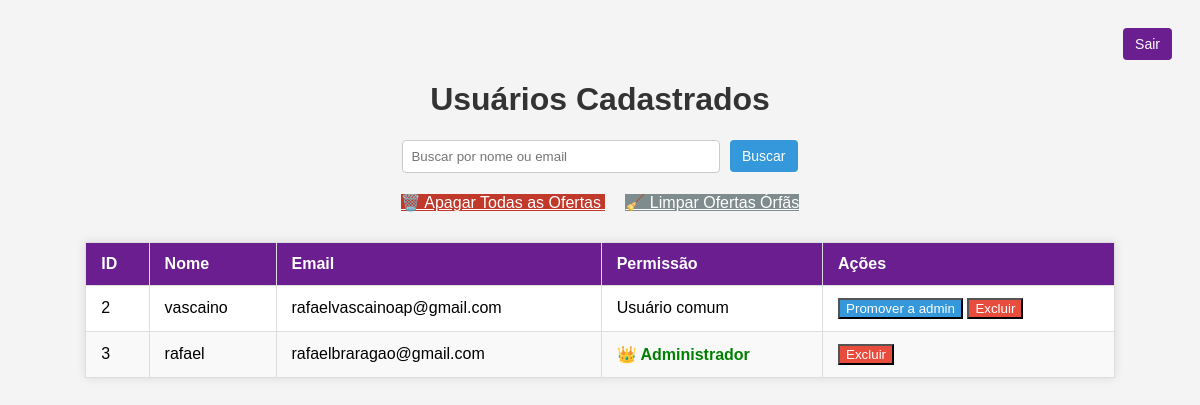
The app's page /admin/usuarios (signed in) with its own data.
### models.py (models this page shows, shortened)
class Usuario(db.Model):
    __tablename__ = 'usuarios'
    id = db.Column(db.Integer, primary_key=True)
    nome = db.Column(db.String(100), nullable=False)
    email = db.Column(db.String(100), unique=True, nullable=False)
    senha = db.Column(db.String(255), nullable=False)
    avatar = db.Column(db.String(200))
    is_admin = db.Column(db.Boolean, default=False)
    ofertas = db.relationship('Oferta', backref='usuario', lazy=True)
    pagamentos = db.relationship('Pagamento', backref='usuario', lazy=True)

### app.py (the view)
@app.route('/admin/usuarios')
@admin_required
def listar_usuarios():
    usuario_logado = Usuario.query.get(session['usuario_id'])
    if not usuario_logado or not usuario_logado.is_admin:
        abort(403)
    termo = request.args.get('busca', '').strip()
    if termo:
        usuarios = Usuario.query.filter(
            (Usuario.nome.ilike(f'%{termo}%')) | (Usuario.email.ilike(f'%{termo}%'))
        ).all()
    else:
        usuarios = Usuario.query.all()
    return render_template('admin_usuarios.html', usuarios=usuarios, termo=termo)

### templates/admin_usuarios.html (shortened to what this page needs)
<!DOCTYPE html>
<html lang="pt-br">
<head>
</head>
<body>
  <div class="top-bar">
    <a href="{{ url_for('logout') }}" class="btn-logout">Sair</a>
  </div>
  <h1>Usuários Cadastrados</h1>
  <div class="search-form">
    <form method="GET" action="{{ url_for('listar_usuarios') }}">
      <input type="text" name="busca" placeholder="Buscar por nome ou email" value="{{ termo or '' }}">
      <button type="submit" class="btn-promote">Buscar</button>
    </form>
  </div>
  <div class="admin-actions">
    <a href="{{ url_for('apagar_ofertas') }}" class="btn-wipe" onclick="return confirm('Tem certeza que deseja apagar TODAS as ofertas do sistema?');">
      🗑️ Apagar Todas as Ofertas
    </a>
    <a href="{{ url_for('limpar_ofertas_orfas') }}" class="btn-clean" onclick="return confirm('Deseja remover apenas as ofertas órfãs (sem usuário)?');">
      🧹 Limpar Ofertas Órfãs
    </a>
  </div>
  <table>
    <thead>
      <tr>
        <th>ID</th>
        <th>Nome</th>
        <th>Email</th>
        <th>Permissão</th>
        <th>Ações</th>
      </tr>
    </thead>
    <tbody>
      {% for usuario in usuarios %}
      <tr>
        <td>{{ usuario.id }}</td>
        <td>{{ usuario.nome }}</td>
        <td>{{ usuario.email }}</td>
        <td>
          {% if usuario.is_admin %}
            <span class="admin-label">👑 Administrador</span>
          {% else %}
            Usuário comum
          {% endif %}
        </td>
        <td>
          {% if not usuario.is_admin %}
          <form method="POST" action="{{ url_for('promover_usuario', id=usuario.id) }}">
            <button type="submit" class="btn-promote">Promover a admin</button>
          </form>
          {% endif %}
          <form method="POST" action="{{ url_for('excluir_usuario', id=usuario.id) }}" onsubmit="return confirm('Tem certeza que deseja excluir este usuário e TODAS as ofertas dele?');">
            <button type="submit" class="btn-delete">Excluir</button>
          </form>
        </td>
      </tr>
      {% endfor %}
    </tbody>
  </table>
</body>
</html>

### templates/admin_usuarios.html (style rules this page uses)
body { font-family: Arial, sans-serif; background-color: #f4f4f4; padding: 20px; }
h1 { text-align: center; color: #333; }
.top-bar { display: flex; justify-content: flex-end; margin-bottom: 20px; }
.btn-logout { background-color: #6b1e8f; color: white; padding: 8px 12px; text-decoration: none; border-radius: 4px; font-size: 14px; }
.search-form { text-align: center; margin-bottom: 20px; }
.search-form input[type="text"] { padding: 8px; width: 300px; border: 1px solid #ccc; border-radius: 4px; }
.search-form button, .search-form a { padding: 8px 12px; margin-left: 5px; border: none; border-radius: 4px; text-decoration: none; font-size: 14px; cursor: pointer; }
.btn-promote { background-color: #3498db; color: white; }
.btn-delete { background-color: #e74c3c; color: white; }
.btn-wipe { background-color: #c0392b; color: white; }
.btn-clean { background-color: #7f8c8d; color: white; }
table { width: 90%; margin: auto; border-collapse: collapse; background-color: #fff; box-shadow: 0 0 10px rgba(0,0,0,0.1); }
th, td { padding: 12px 15px; border: 1px solid #ddd; text-align: left; }
th { background-color: #6b1e8f; color: white; }
tr:nth-child(even) { background-color: #f9f9f9; }
.admin-label { color: green; font-weight: bold; }
form { display: inline; }
.admin-actions { text-align: center; margin-bottom: 30px; }
.admin-actions a { margin: 0 10px; }

### records on screen
Usuario: id "2", nome "vascaino", email "rafaelvascainoap@gmail.com", is_admin "Usuário comum"
Usuario: id "3", nome "rafael", email "rafaelbraragao@gmail.com", is_admin "👑 Administrador"
